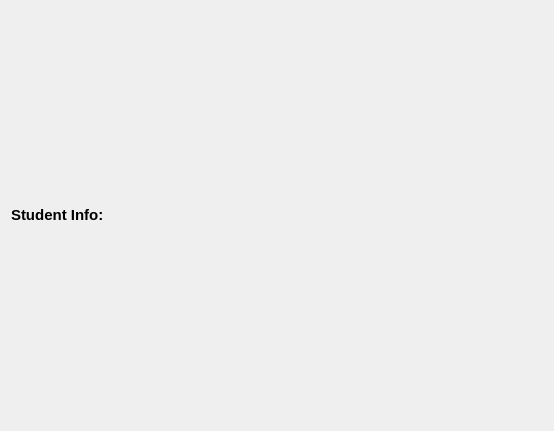
<?xml version="1.0" encoding="UTF-8"?>
<ui version="4.0">
 <class>About</class>
 <widget class="QDialog" name="About">
  <property name="geometry">
   <rect>
    <x>0</x>
    <y>0</y>
    <width>554</width>
    <height>431</height>
   </rect>
  </property>
  <property name="windowTitle">
   <string>Dialog</string>
  </property>
  <layout class="QGridLayout" name="gridLayout">
   <item row="0" column="0">
    <layout class="QVBoxLayout" name="verticalLayout_2">
     <item>
      <layout class="QVBoxLayout" name="verticalLayout"/>
     </item>
     <item>
      <widget class="QLabel" name="label">
       <property name="text">
        <string>&lt;html&gt;&lt;head/&gt;&lt;body&gt;&lt;p&gt;&lt;span style=&quot; font-size:11pt; font-weight:600;&quot;&gt;Student Info:&lt;/span&gt;&lt;/p&gt;&lt;/body&gt;&lt;/html&gt;</string>
       </property>
      </widget>
     </item>
    </layout>
   </item>
  </layout>
 </widget>
 <resources/>
 <connections/>
</ui>
